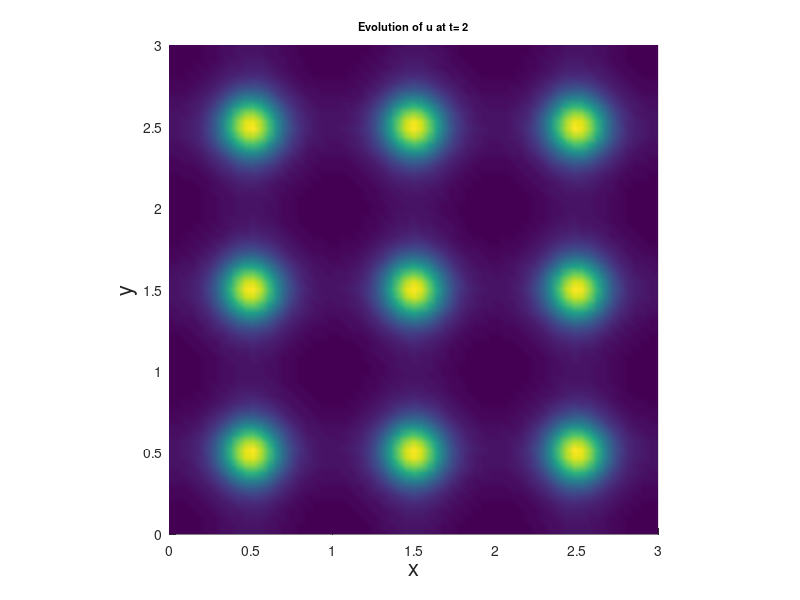

This figure's MATLAB source:
%% This script solves schnakenberg reaction kinetics on a fixed square.
% Wakil Sarfaraz   30/11/15
clear all;
tic
xmax = 3;
tm = 2;
dt = 0.01;
M = tm/dt;

du = 0.01;
dv = 1;
a = 0.1;
b = 0.9;
gam = 3;

N =64; 
X = linspace(0,xmax,N+1);
T = linspace(0, tm,M+1); 
[x, y] = meshgrid(X,X); 
                       
x =x(:);  
y =y(:);  
NNODES = (N+1)^2;



U = zeros(NNODES,1);
V = zeros(NNODES,1);



  
NTRI = 2*N^2;  
LNODES = zeros(NTRI,3); 
for i = 1:N
    for j = 1: N
        LNODES(i+2*(j-1)*N,1) = i+(j-1)*(N+1);
        LNODES(i+2*(j-1)*N,2) = i+j*(N+1); 
        LNODES(i+2*(j-1)*N,3) = (i+1)+(j-1)*(N+1); 
        
        LNODES(i+N+2*(j-1)*N,1) = i+1+j*(N+1); 
        LNODES(i+N+2*(j-1)*N,2) = (i+1)+(j-1)*(N+1);
        LNODES(i+N+2*(j-1)*N,3) = i+j*(N+1);
                                   
    end
end

for i = 1 : NNODES
%     if (x(i)==0 || x(i)==xmax || y(i)==0 || y(i)==xmax)
%         U(i) = 0;
%         V(i) = 0;
%     else
    U(i) = a + b ;%+ cos(6*pi*(x(i)))+cos(6*pi*y(i));
    V(i) = b/(a+b)^2+cos(2*pi*(x(i)))+cos(2*pi*y(i));%+ 0.01*exp((((x(i)-0.5)^2+(y(i)-1/3)^2)));
%   U(i) = a + b + 0.1*(sin((xmax*pi*x(i)))+sin((xmax*pi*y(i))));
%   V(i) = b/(a+b)^2;%+0.001*(sin((x(i)+y(i)))); 
%     end
end
% for i = 1 : NNODES
% %     if (x(i)==0 || x(i)==xmax || y(i)==0 || y(i)==xmax)
% %         U(i) = 0;
% %         V(i) = 0;
% %     else
% %     U(i) = a + b + exp(-cos(17*(x(i)))-cos(17*y(i)));
%     U(i) = a + b+0.1*cos(2*pi*y(i))+0.1*cos(2*pi*x(i));%+cos(2*pi*(y(i)^2))+cos(2*pi*x(i)^2);%+ 0.01*exp((((x(i)-0.5)^2+(y(i)-1/3)^2))); 
%     V(i) = b/(a+b)^2+0.1*cos(5*pi*((x(i)-xmax/2)^2+(y(i)-xmax/2)^2));
% %   U(i) = a + b + 0.1*(sin((xmax*pi*x(i)))+sin((xmax*pi*y(i))));
% %   V(i) = b/(a+b)^2;%+0.001*(sin((x(i)+y(i)))); 
% %     end
% end

ui = [min(U) max(U)]
vi = [min(V) max(V)]
% figure(1)
% title ('Schnakenberg Kinetics with Du=40, Dv=2, gamma=500')
% subplot (2,2,1)
% trisurf(LNODES,x,y,U(:,:))
% xlabel('x')
% ylabel('y')
% view(2)
% %title('Initial pattern of u')
% legend('Initial u')
% shading interp
% axis equal tight
% subplot(2,2,2)
% trisurf(LNODES,x,y,V(:,:))
% xlabel('x')
% ylabel('y')
% view(2)
% %title('Initial pattern of v')
% legend('Initial v')
% shading interp
% axis equal tight



SPSM = sparse(NNODES, NNODES);
SPMM = sparse(NNODES, NNODES);
SPC = sparse(NNODES,NNODES);
SPD =sparse (NNODES,NNODES);

UG = zeros(NNODES,1);
VG = zeros(NNODES,1);

RHSU = zeros(NNODES,1);         
RHSV = zeros(NNODES,1);

for n = 1: NTRI
    r1 = [x(LNODES(n,1)) y(LNODES(n,1))];
    r2 = [x(LNODES(n,2)) y(LNODES(n,2))];
    r3 = [x(LNODES(n,3)) y(LNODES(n,3))];
    J = [r2(1)-r1(1) r2(2)-r1(2); r3(1)-r1(1) r3(2)-r1(2)]; 
    
    StiffL = (1/(2*det(J)))* [(r2-r3)*(r2-r3)' (r2-r3)*(r3-r1)' (r2-r3)*(r1-r2)';...
           (r2-r3)*(r3-r1)' (r3-r1)*(r3-r1)' (r3-r1)*(r1-r2)';...
           (r2-r3)*(r1-r2)' (r3-r1)*(r1-r2)' (r1-r2)*(r1-r2)'];
       
       ksi = [0 1/2]';
       eta = [0 1/2]';
       
       xx = [(1-ksi(1)-eta(1))*r1(1)+ksi(1)*r2(1)+eta(1)*r3(1) (1-ksi(2)-eta(2))*r1(1)+ksi(2)*r2(1)+eta(2)*r3(1)]';
       yy = [(1-ksi(1)-eta(1))*r1(2)+ksi(1)*r2(2)+eta(1)*r3(2) (1-ksi(2)-eta(2))*r1(2)+ksi(2)*r2(2)+eta(2)*r3(2)]';
       
 MassL = det(J)*[1/12 1/24 1/24; 1/24 1/12 1/24; 1/24 1/24 1/12]; 
 

 CL = det(J)/360*[12*U(LNODES(n,1))*V(LNODES(n,1))+3*(U(LNODES(n,1))*V(LNODES(n,2))+U(LNODES(n,2))*V(LNODES(n,1))+...
     U(LNODES(n,1))*V(LNODES(n,3))+U(LNODES(n,3))*V(LNODES(n,1)))+2*(U(LNODES(n,2))*V(LNODES(n,2))+U(LNODES(n,3))*V(LNODES(n,3)))+...
     U(LNODES(n,2))*V(LNODES(n,3))+U(LNODES(n,3))*V(LNODES(n,2)) 3*(U(LNODES(n,1))*V(LNODES(n,1))+U(LNODES(n,2))*V(LNODES(n,2)))+...
     2*(U(LNODES(n,1))*V(LNODES(n,2))+U(LNODES(n,2))*V(LNODES(n,1)))+V(LNODES(n,3))*(U(LNODES(n,1))+U(LNODES(n,2))+U(LNODES(n,3)))+...
     U(LNODES(n,3))*(V(LNODES(n,1))+V(LNODES(n,2))) 3*(U(LNODES(n,1))*V(LNODES(n,1))+U(LNODES(n,3))*V(LNODES(n,3)))+2*...
     (U(LNODES(n,1))*V(LNODES(n,3))+U(LNODES(n,3))*V(LNODES(n,1)))+V(LNODES(n,2))*(U(LNODES(n,1))+U(LNODES(n,2))+U(LNODES(n,3)))+...
     U(LNODES(n,2))*(V(LNODES(n,1))+V(LNODES(n,3))); 3*(U(LNODES(n,1))*V(LNODES(n,1))+U(LNODES(n,2))*V(LNODES(n,2)))+...
     2*(U(LNODES(n,1))*V(LNODES(n,2))+U(LNODES(n,2))*V(LNODES(n,1)))+V(LNODES(n,3))*(U(LNODES(n,1))+U(LNODES(n,2))+U(LNODES(n,3)))+...
     U(LNODES(n,3))*(V(LNODES(n,1))+V(LNODES(n,2))) 12*U(LNODES(n,2))*V(LNODES(n,2))+3*(U(LNODES(n,1))*V(LNODES(n,2))+U(LNODES(n,2))*V(LNODES(n,1))+...
     U(LNODES(n,2))*V(LNODES(n,3))+U(LNODES(n,3))*V(LNODES(n,2)))+2*(U(LNODES(n,1))*V(LNODES(n,1))+U(LNODES(n,3))*V(LNODES(n,3)))+...
     U(LNODES(n,1))*V(LNODES(n,3))+U(LNODES(n,3))*V(LNODES(n,1)) 3*(U(LNODES(n,2))*V(LNODES(n,2))+U(LNODES(n,3))*V(LNODES(n,3)))+...
     2*(U(LNODES(n,2))*V(LNODES(n,3))+U(LNODES(n,3))*V(LNODES(n,2)))+V(LNODES(n,1))*(U(LNODES(n,1))+U(LNODES(n,2))+U(LNODES(n,3)))+...
     U(LNODES(n,1))*(V(LNODES(n,2))+V(LNODES(n,3))); 3*(U(LNODES(n,1))*V(LNODES(n,1))+U(LNODES(n,3))*V(LNODES(n,3)))+2*...
     (U(LNODES(n,1))*V(LNODES(n,3))+U(LNODES(n,3))*V(LNODES(n,1)))+V(LNODES(n,2))*(U(LNODES(n,1))+U(LNODES(n,2))+U(LNODES(n,3)))+...
     U(LNODES(n,2))*(V(LNODES(n,1))+V(LNODES(n,3))) 3*(U(LNODES(n,2))*V(LNODES(n,2))+U(LNODES(n,3))*V(LNODES(n,3)))+...
     2*(U(LNODES(n,2))*V(LNODES(n,3))+U(LNODES(n,3))*V(LNODES(n,2)))+V(LNODES(n,1))*(U(LNODES(n,1))+U(LNODES(n,2))+U(LNODES(n,3)))+...
     U(LNODES(n,1))*(V(LNODES(n,2))+V(LNODES(n,3))) 12*U(LNODES(n,3))*V(LNODES(n,3))+3*(U(LNODES(n,1))*V(LNODES(n,3))+...
     U(LNODES(n,3))*V(LNODES(n,1))+U(LNODES(n,2))*V(LNODES(n,3))+U(LNODES(n,3))*V(LNODES(n,2)))+2*(U(LNODES(n,1))*V(LNODES(n,1))+...
     U(LNODES(n,2))*V(LNODES(n,2)))+U(LNODES(n,1))*V(LNODES(n,2))+U(LNODES(n,2))*V(LNODES(n,1))];
 

DL = det(J)/360*[12*U(LNODES(n,1))^2+6*(U(LNODES(n,1))*U(LNODES(n,2))+U(LNODES(n,1))*U(LNODES(n,3)))+2*(U(LNODES(n,2))^2+...
    U(LNODES(n,3))^2+U(LNODES(n,2))*U(LNODES(n,3))) 4*U(LNODES(n,1))*U(LNODES(n,2))+3*(U(LNODES(n,1))^2+U(LNODES(n,2))^2)+...
    2*(U(LNODES(n,1))*U(LNODES(n,3))+U(LNODES(n,2))*U(LNODES(n,3)))+U(LNODES(n,3))^2 4*U(LNODES(n,1))*U(LNODES(n,3))+...
    3*(U(LNODES(n,1))^2+U(LNODES(n,3))^2)+2*(U(LNODES(n,1))*U(LNODES(n,2))+U(LNODES(n,2))*U(LNODES(n,3)))+...
    U(LNODES(n,2))^2; 4*U(LNODES(n,1))*U(LNODES(n,2))+3*(U(LNODES(n,1))^2+U(LNODES(n,2))^2)+...
    2*(U(LNODES(n,1))*U(LNODES(n,3))+U(LNODES(n,2))*U(LNODES(n,3)))+U(LNODES(n,3))^2 12*U(LNODES(n,2))^2+...
    6*(U(LNODES(n,1))*U(LNODES(n,2))+U(LNODES(n,2))*U(LNODES(n,3)))+2*(U(LNODES(n,1))^2+U(LNODES(n,3))^2+...
    U(LNODES(n,1))*U(LNODES(n,3))) 4*U(LNODES(n,2))*U(LNODES(n,3))+3*(U(LNODES(n,2))^2+U(LNODES(n,3))^2)+...
    2*(U(LNODES(n,1))*U(LNODES(n,2))+U(LNODES(n,1))*U(LNODES(n,3)))+U(LNODES(n,1))^2; 4*U(LNODES(n,1))*U(LNODES(n,3))+...
    3*(U(LNODES(n,1))^2+U(LNODES(n,3))^2)+2*(U(LNODES(n,1))*U(LNODES(n,2))+U(LNODES(n,2))*U(LNODES(n,3)))+...
    U(LNODES(n,2))^2 4*U(LNODES(n,2))*U(LNODES(n,3))+3*(U(LNODES(n,2))^2+U(LNODES(n,3))^2)+...
    2*(U(LNODES(n,1))*U(LNODES(n,2))+U(LNODES(n,1))*U(LNODES(n,3)))+U(LNODES(n,1))^2 12*U(LNODES(n,3))^2+...
    6*(U(LNODES(n,1))*U(LNODES(n,3))+U(LNODES(n,2))*U(LNODES(n,3)))+2*(U(LNODES(n,1))^2+U(LNODES(n,2))^2+...
    U(LNODES(n,1))*U(LNODES(n,2)))];
    
 
 UL = a*det(J)*[1/6;1/6;1/6];
 VL = b*det(J)*[1/6;1/6;1/6];
   
   
   
   
       for i = 1 : 3 
           for j = 1:3  
               SPSM(LNODES(n,i),LNODES(n,j)) =SPSM(LNODES(n,i),LNODES(n,j))+ StiffL(i,j);
               SPMM(LNODES(n,i),LNODES(n,j)) =SPMM(LNODES(n,i),LNODES(n,j))+ MassL(i,j);
               SPC(LNODES(n,i),LNODES(n,j)) =  SPC(LNODES(n,i),LNODES(n,j))+ CL(i,j);
               SPD(LNODES(n,i),LNODES(n,j)) =  SPD(LNODES(n,i),LNODES(n,j))+ DL(i,j);
           end
       end
       
       
       for i = 1 : 3
           UG(LNODES(n,i)) = UG(LNODES(n,i))+UL(i);
           VG(LNODES(n,i)) = VG(LNODES(n,i))+VL(i);
       end
           
       
    
       
end


 TMatrixU =  SPMM+dt*du*SPSM+dt*gam*SPMM+dt*gam*SPC;
 TMatrixV =  SPMM+dt*dv*SPSM+gam*SPD;

% for i = 1: NNODES
%     if (x(i)==0 || x(i)==xmax || y(i)==0 || y(i)==xmax)
%         RHSU(i) = 0;
%         RHSV(i) = 0;
%         TMatrixU(i,:) = 0;
%         TMatrixV(i,:) = 0;
%         TMatrixU(i,i) = 1;
%         TMatrixV(i,i) = 1;
%     end
% 
% end
Tdiffu = zeros(1,length(T));
Tdiffv = zeros(1,length(T));
for j = 1:M+1

    RHSU = SPMM*U+dt*gam*UG;
    RHSV = SPMM*V+dt*gam*VG;
    U = TMatrixU\RHSU;
    V = TMatrixV\RHSV;
   Tdiffu(j) = sum((U(j+1)-U(j)).^2);
    Tdiffv(j) = sum((V(j+1)-V(j)).^2);
   figure(1)
    
%  subplot(1,2,1)
trisurf(LNODES,x,y,U(:,:))
% colorbar
shading interp
xlabel('x','fontsize',16) 
xlim([0 xmax])
ylim([0 xmax])
view(2)
ylabel('y','fontsize',16)
% zlabel('u & v','fontsize',16)
title(['Evolution of u at t= ',num2str(T(j))],'fontsize',8)
axis equal tight
% hold on
% subplot(1,2,2)
%  trisurf(LNODES,x,y,V(:,:)+0.02)
% colorbar
% shading interp
% xlabel('x','fontsize',16) 
% xlim([0 xmax])
% ylim([0 xmax])
% view(2)
% ylabel('y','fontsize',16)
% zlabel('u & v','fontsize',16)
% title(['Evolution of v at t= ',num2str(T(j))],'fontsize',8)
% axis equal tight
%MV(j)=getframe(gcf);
pause(1e-10) 



end
% figure(2)
% subplot(1,2,1)
% plot(T,Tdiffu)
% xlabel('Time')
% ylabel('L2 Difference')
% title('U')
% subplot(1,2,2)
% plot(T,Tdiffv)
% title('V')
% xlabel('Time')
% ylabel('L2 Difference')
% 
% figure(2)
% subplot(1,2,1)
%  trisurf(LNODES,x,y,U(:,:))
%  colorbar
%  xlim([0 xmax])
%  ylim([0 xmax])
%  xlabel('x')
%  ylabel('y')
%  %zlabel('u and v')
%  view(2)
%  title ('Pattern formed by u')
%  %legend('Evolved pattern of u')
%  shading interp
%  axis equal tight
%  hold on
%  subplot(1,2,2)
%  trisurf(LNODES,x,y,V(:,:)+0.02)
%  colorbar 
%  xlim([0 xmax])
%  ylim([0 xmax])
%  xlabel('x')
%  ylabel('y')
%  view(2)
%  title ('Pattern formed by v')
%  %legend('Evolved pattern of v')
%  shading interp
%  axis equal tight
% %movie2avi(MV,'SpotsToSptripes.avi');
% uf = [min(U) max(U)]
% vf = [min(V)+0.04 max(V)]
% 
% hold off
